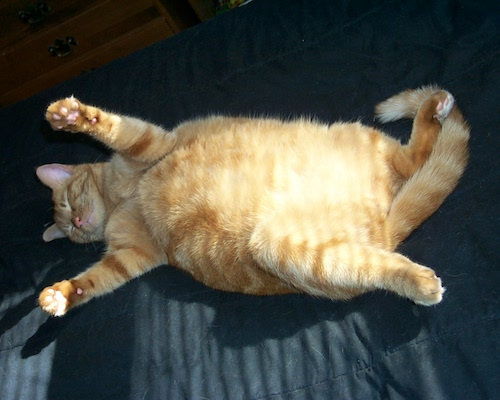
#> input picture img.png, 500 x 400 px
$ python torch_resize_image.py
#> lines starting #> are read from the running program, lines starting #| are printed output that depends on the picture
import cv2

img = cv2.imread("img.png", cv2.IMREAD_GRAYSCALE)
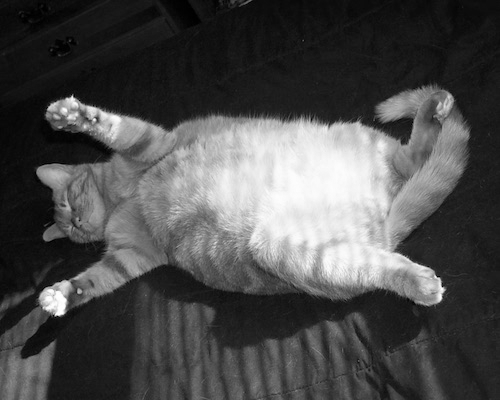
#> img: shape (400, 500); min 0, max 254, mean 76.7
src = cv2.cuda_GpuMat()
#> (the run stopped early here; a loop or call above may not have finished)
